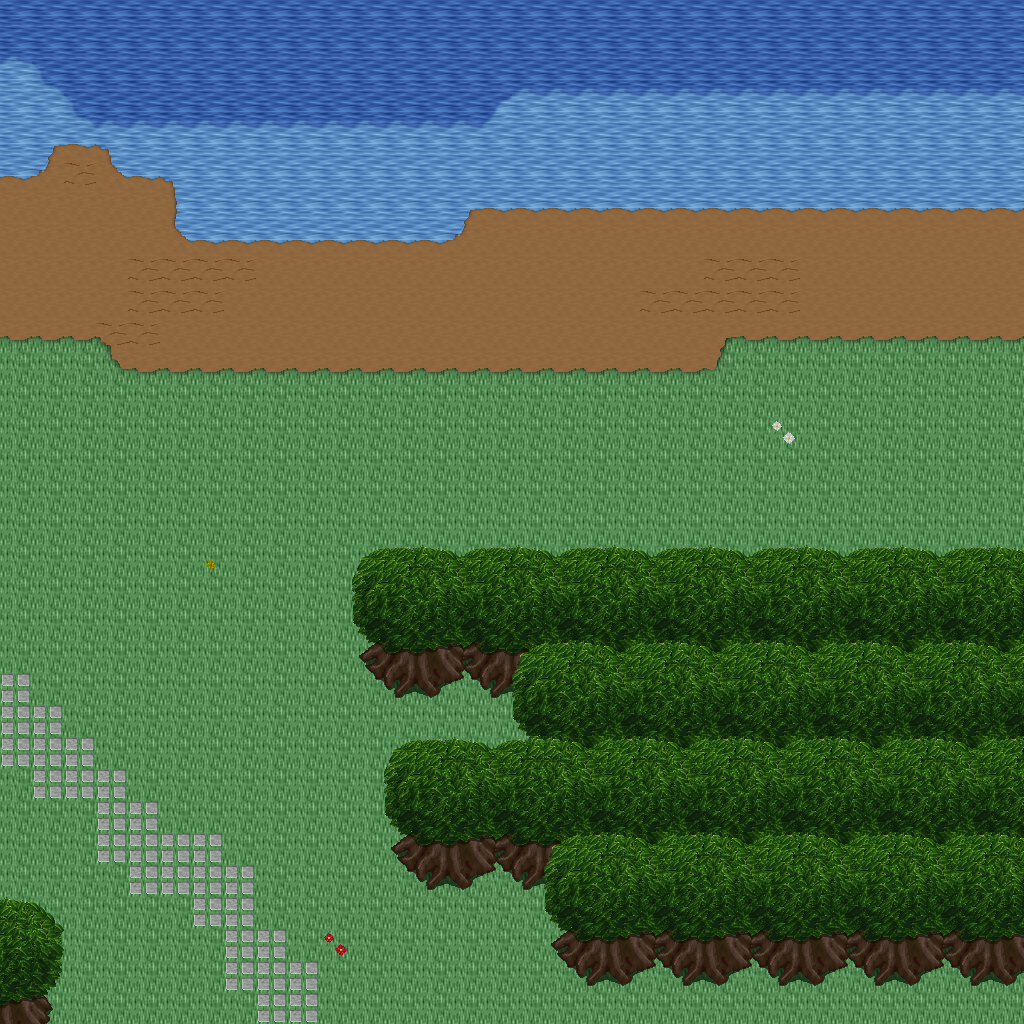

The image is a tile-based game level rendered from a .tmx file. Its description and source (layers, tilesets, objects; grid data summarised) follow:
An orthogonal 32x32 tile map with 32x32 px tiles, 5 tile layers (Ground, Objects, Objects2, Above, ...), 1 hidden layer not drawn, 21 tilesets.

<map version="1.10" tiledversion="1.11.0" orientation="orthogonal" renderorder="right-down" width="32" height="32" tilewidth="32" tileheight="32" infinite="0" nextlayerid="11" nextobjectid="1">
 <tileset firstgid="1" name="ground_ground" tilewidth="32" tileheight="32" tilecount="33" columns="3">
  <image source="../drawable/ground_ground.png" width="96" height="352" />
 </tileset>
 <tileset firstgid="34" name="ground_water_pool" tilewidth="32" tileheight="32" tilecount="72" columns="3">
  <image source="../drawable/ground_water_pool.png" width="96" height="768" />
 </tileset>
 <tileset firstgid="106" name="ground_ridge_earth_dark" tilewidth="32" tileheight="32" tilecount="96" columns="12">
  <image source="../drawable/ground_ridge_earth_dark.png" width="384" height="256" />
 </tileset>
 <tileset firstgid="202" name="ground_grass_edges" tilewidth="32" tileheight="32" tilecount="36" columns="12">
  <image source="../drawable/ground_grass_edges.png" width="384" height="96" />
 </tileset>
 <tileset firstgid="238" name="ground_earth_edges" tilewidth="32" tileheight="32" tilecount="18" columns="6">
  <image source="../drawable/ground_earth_edges.png" width="192" height="96" />
 </tileset>
 <tileset firstgid="256" name="ground_grass_corners" tilewidth="32" tileheight="32" tilecount="24" columns="6">
  <image source="../drawable/ground_grass_corners.png" width="192" height="128" />
 </tileset>
 <tileset firstgid="280" name="plant_flower_daisy_blue" tilewidth="32" tileheight="32" tilecount="8" columns="2">
  <image source="../drawable/plant_flower_daisy_blue.png" width="64" height="128" />
 </tileset>
 <tileset firstgid="288" name="plant_flower_daisy_yellow" tilewidth="32" tileheight="32" tilecount="8" columns="2">
  <image source="../drawable/plant_flower_daisy_yellow.png" width="64" height="128" />
 </tileset>
 <tileset firstgid="296" name="plant_bush_bushes" tilewidth="32" tileheight="32" tilecount="10" columns="5">
  <image source="../drawable/plant_bush_bushes.png" width="160" height="64" />
 </tileset>
 <tileset firstgid="306" name="plant_flower_daisy_red" tilewidth="32" tileheight="32" tilecount="8" columns="2">
  <image source="../drawable/plant_flower_daisy_red.png" width="64" height="128" />
 </tileset>
 <tileset firstgid="314" name="plant_flower_daisy_white" tilewidth="32" tileheight="32" tilecount="8" columns="2">
  <image source="../drawable/plant_flower_daisy_white.png" width="64" height="128" />
 </tileset>
 <tileset firstgid="322" name="logic_collision" tilewidth="32" tileheight="32" tilecount="1" columns="1">
  <image source="../drawable/logic_collision.png" width="32" height="32" />
 </tileset>
 <tileset firstgid="323" name="plant_tree_tree_green" tilewidth="32" tileheight="32" tilecount="88" columns="8">
  <image source="../drawable/plant_tree_tree_green.png" width="256" height="352" />
 </tileset>
 <tileset firstgid="411" name="building_castle" tilewidth="32" tileheight="32" tilecount="320" columns="20">
  <image source="../drawable/building_castle.png" width="640" height="512" />
 </tileset>
 <tileset firstgid="731" name="object_tent" tilewidth="32" tileheight="32" tilecount="9" columns="3">
  <image source="../drawable/object_tent.png" width="96" height="96" />
 </tileset>
 <tileset firstgid="740" name="logic_item_sheepfood" tilewidth="32" tileheight="32" tilecount="1" columns="1">
  <image source="../drawable/logic_item_sheepfood.png" width="32" height="32" />
 </tileset>
 <tileset firstgid="741" name="logic_creature_fairy" tilewidth="32" tileheight="32" tilecount="4" columns="4">
  <image source="../drawable/logic_creature_fairy.png" width="128" height="32" />
 </tileset>
 <tileset firstgid="745" name="logic_item_resources" tilewidth="32" tileheight="32" tilecount="6" columns="6">
  <image source="../drawable/logic_item_resources.png" width="192" height="32" />
 </tileset>
 <tileset firstgid="751" name="logic_portal" tilewidth="32" tileheight="32" tilecount="24" columns="8">
  <image source="../drawable/logic_portal.png" width="256" height="96" />
 </tileset>
 <tileset firstgid="775" name="ground_green_paving" tilewidth="32" tileheight="32" tilecount="18" columns="3">
  <image source="../drawable/ground_green_paving.png" width="96" height="192" />
 </tileset>
 <tileset firstgid="793" name="logic_protection" tilewidth="32" tileheight="32" tilecount="2" columns="2">
  <image source="../drawable/logic_protection.png" width="64" height="32" />
 </tileset>
 <layer id="1" name="Ground" width="32" height="32">
  <data>[1024 cells, 1024 non-empty, 7 distinct tile ids]</data>
 </layer>
 <layer id="2" name="Objects" width="32" height="32">
  <data>[1024 cells, 175 non-empty, 25 distinct tile ids]</data>
 </layer>
 <layer id="3" name="Objects2" width="32" height="32">
  <data>[1024 cells, 0 non-empty, 0 distinct tile ids]</data>
 </layer>
 <layer id="4" name="Above" width="32" height="32">
  <data>[1024 cells, 222 non-empty, 19 distinct tile ids]</data>
 </layer>
 <layer id="5" name="Above2" width="32" height="32">
  <data>[1024 cells, 1 non-empty, 1 distinct tile ids]</data>
 </layer>
 <layer id="6" name="Walkable" width="32" height="32" visible="0">
  <data>[1024 cells, 321 non-empty, 1 distinct tile ids]</data>
 </layer>
 <objectgroup id="7" name="Mapevents" />
 <objectgroup id="8" name="Spawn" />
 <objectgroup id="9" name="Keys" />
 <objectgroup id="10" name="Replace" />
</map>
